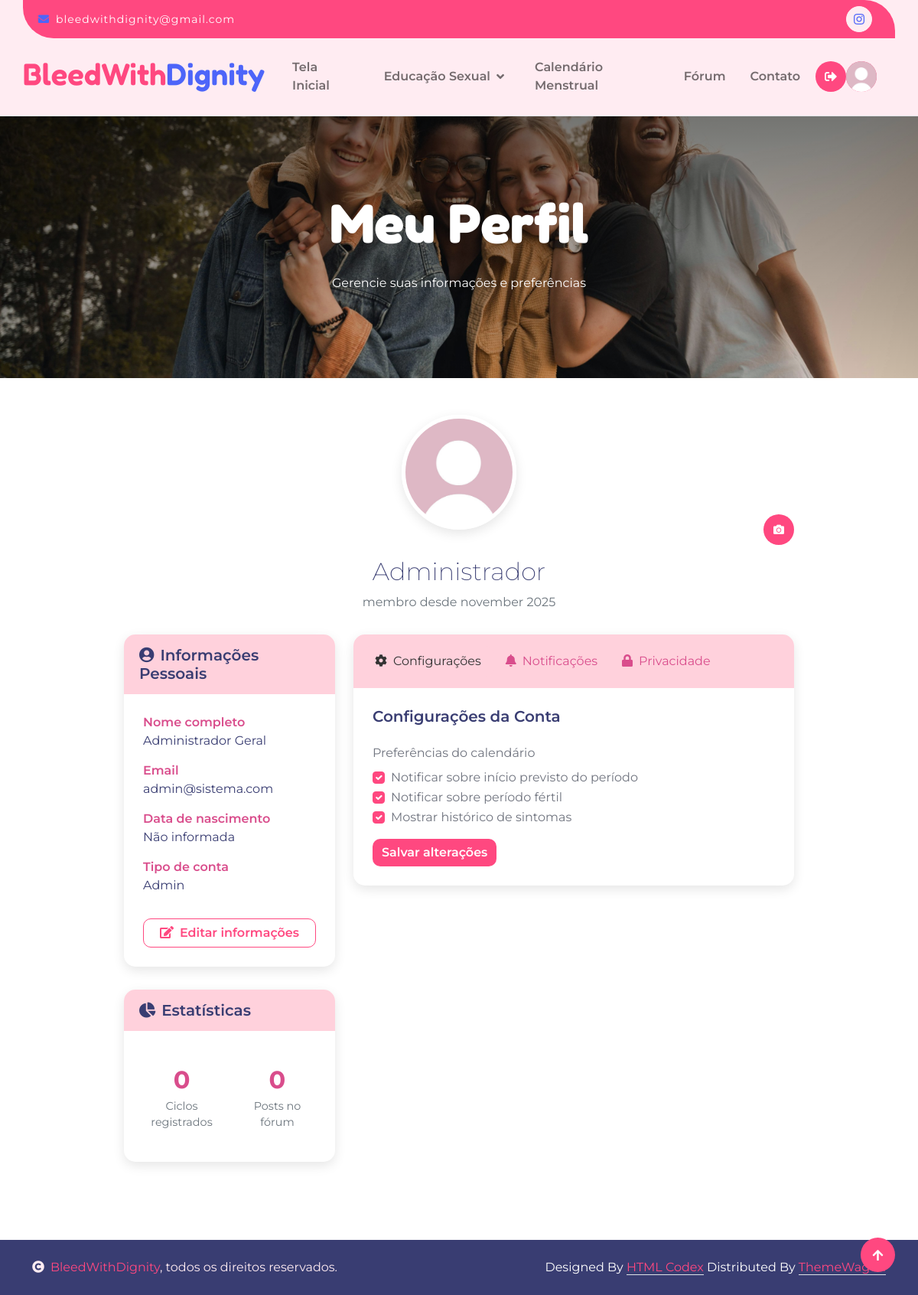
Page /logado/perfillogado.php (signed in) on the committed database.
### tables this page shows
CREATE TABLE `users` (
  `user_id` int NOT NULL,
  `nome` varchar(100) NOT NULL,
  `email` varchar(255) NOT NULL,
  `email_confirmado` tinyint(1) DEFAULT '0',
  `Data_Nascimento` date DEFAULT NULL,
  `senha` varchar(100) NOT NULL,
  `tipo` enum('admin','user') NOT NULL,
  `foto_perfil` varchar(255) DEFAULT NULL
);

### logado/perfillogado.php (the view, shortened to what this page needs)
<?php
include("../include/conexao.php");
$user_id = $_SESSION['user_id'];
$sql = "SELECT * FROM users WHERE user_id = ?";
$stmt = $mysqli->prepare($sql);
$stmt->bind_param("i", $user_id);
$stmt->execute();
$result = $stmt->get_result();
$user = $result->fetch_assoc();
$foto_perfil = isset($user['foto_perfil']) && !empty($user['foto_perfil']) ? '../' . $user['foto_perfil'] : '../img/image.png';
$nome_completo = $user['nome'];
$email = $user['email'];
if (isset($user['Data_Nascimento']) && !empty($user['Data_Nascimento'])) {
    $data_nascimento = date('d/m/Y', strtotime($user['Data_Nascimento']));
} else {
    $data_nascimento = 'Não informada';
}
if (isset($user['data_cadastro']) && !empty($user['data_cadastro'])) {
    $data_cadastro = date('F Y', strtotime($user['data_cadastro']));
} else {
    $data_cadastro = date('F Y');
}
$sql_ciclos = "SELECT COUNT(*) as total FROM calendario_menstrual WHERE user_id = ?";
$stmt_ciclos = $mysqli->prepare($sql_ciclos);
$stmt_ciclos->bind_param("i", $user_id);
$stmt_ciclos->execute();
$result_ciclos = $stmt_ciclos->get_result();
$total_ciclos = $result_ciclos->fetch_assoc()['total'] ?? 0;
$sql_posts = "SELECT COUNT(*) as total FROM forum_posts WHERE autor_id = ?";
$stmt_posts = $mysqli->prepare($sql_posts);
$stmt_posts->bind_param("i", $user_id);
$stmt_posts->execute();
$result_posts = $stmt_posts->get_result();
$total_posts = $result_posts->fetch_assoc()['total'] ?? 0;
?>
<!DOCTYPE html>
<html lang="pt-br">
<head>
 <?php
   require("../include/referenciashead.php");
   ?>
</head>
<body>
     <?php
       require("../include/navbarlogado.php");
             require("../include/botoesperfilpesquisa.php");
        ?>
                </div>
            </nav>
        </div>
    </div>
    <div class="container-fluid page-header py-5 wow fadeIn" data-wow-delay="0.1s">
        <div class="container text-center py-5">
            <h1 class="display-2 text-white mb-4">Meu Perfil</h1>
            <p class="text-white">Gerencie suas informações e preferências</p>
        </div>
    </div>
    <div class="container-fluid py-5">
        <div class="container profile-container">
            <div class="profile-header wow fadeIn" data-wow-delay="0.1s">
<div class="avatar-container position-relative">
                    <img src="<?php echo $foto_perfil; ?>" alt="Avatar" class="profile-avatar" id="profileAvatar">
                    <button type="button" class="btn btn-primary btn-sm position-absolute bottom-0 end-0 rounded-circle"
                            style="width: 40px; height: 40px;" data-bs-toggle="modal" data-bs-target="#uploadPhotoModal">
                        <i class="fas fa-camera"></i>
                    </button>
                </div>
                <h2 class="text-dark mt-3"><?php echo htmlspecialchars(explode(' ', $nome_completo)[0]); ?></h2>
                <p class="text-muted">membro desde <?php echo strtolower($data_cadastro); ?></p>
            </div>
            <div class="row">
                <div class="col-md-4 mb-4">
                    <div class="profile-card wow fadeIn" data-wow-delay="0.2s">
                        <div class="profile-card-header">
                            <h5 class="mb-0"><i class="fas fa-user-circle me-2"></i>Informações Pessoais</h5>
                        </div>
                        <div class="profile-card-body">
                            <div class="profile-info-item">
                                <div class="profile-info-label">Nome completo</div>
<div class="text-dark"><?php echo htmlspecialchars($nome_completo); ?></div>                            </div>
                            <div class="profile-info-item">
                                <div class="profile-info-label">Email</div>
                               <div class="text-dark"><?php echo htmlspecialchars($email); ?></div>
                            </div>
                            <div class="profile-info-item">
                                <div class="profile-info-label">Data de nascimento</div>
                                <div class="text-dark"><?php echo $data_nascimento; ?></div>
                            </div>
                            <div class="profile-info-item">
                                <div class="profile-info-label">Tipo de conta</div>
                                                                <div class="text-dark"><?php echo ucfirst($user['tipo']); ?></div>
                            </div>
                            <button class="btn btn-outline-primary w-100 mt-3" data-bs-toggle="modal" data-bs-target="#editProfileModal">
                                <i class="fas fa-edit me-2"></i>Editar informações
                            </button>
                        </div>
                    </div>
                    <div class="profile-card wow fadeIn" data-wow-delay="0.3s">
                        <div class="profile-card-header">
                            <h5 class="mb-0"><i class="fas fa-chart-pie me-2"></i>Estatísticas</h5>
                        </div>
                        <div class="profile-card-body">
                            <div class="row text-center">
                                <div class="col-6 stats-item">
                                    <div class="stats-number"><?php echo $total_ciclos; ?></div>
                                    <div class="stats-label">Ciclos registrados</div>
                                </div>
                                <div class="col-6 stats-item">
                                    <div class="stats-number"><?php echo $total_posts; ?></div>
                                    <div class="stats-label">Posts no fórum</div>
                                </div>
                            </div>
                        </div>
                    </div>
                </div>
                <div class="col-md-8 mb-4">
                    <div class="profile-card wow fadeIn" data-wow-delay="0.2s">
                        <div class="profile-card-header">
                            <ul class="nav nav-pills card-header-pills">
                                <li class="nav-item">
                                    <a class="nav-link active" href="#configuracoes" data-bs-toggle="tab"><i class="fas fa-cog me-2"></i>Configurações</a>
                                </li>
                                <li class="nav-item">
                                    <a class="nav-link" href="#notificacoes" data-bs-toggle="tab"><i class="fas fa-bell me-2"></i>Notificações</a>
                                </li>
                                <li class="nav-item">
                                    <a class="nav-link" href="#privacidade" data-bs-toggle="tab"><i class="fas fa-lock me-2"></i>Privacidade</a>
                                </li>
                            </ul>
                        </div>
                        <div class="profile-card-body">
                            <div class="tab-content">
                                <div class="tab-pane fade show active" id="configuracoes">
                                    <h5 class="mb-4">Configurações da Conta</h5>
                                    <div class="mb-3">
                                        <label class="form-label">Preferências do calendário</label>
                                        <div class="form-check">
                                            <input class="form-check-input" type="checkbox" id="notifyPeriod" checked>
                                            <label class="form-check-label" for="notifyPeriod">Notificar sobre início previsto do período</label>
                                        </div>
                                        <div class="form-check">
                                            <input class="form-check-input" type="checkbox" id="notifyOvulation" checked>
                                            <label class="form-check-label" for="notifyOvulation">Notificar sobre período fértil</label>
                                        </div>
                                        <div class="form-check">
                                            <input class="form-check-input" type="checkbox" id="showSymptoms" checked>
                                            <label class="form-check-label" for="showSymptoms">Mostrar histórico de sintomas</label>
                                        </div>
                                    </div>
                                    <button class="btn btn-primary">Salvar alterações</button>
                                </div>
                            </div>
                        </div>
                    </div>
                </div>
            </div>
        </div>
    </div>
      <?php
      require("../include/copyright.php");
 require("../include/bibliotecajava.php");
   ?>
</body>
</html>

### css/style.css (style rules this page uses)
h1, h2, h3, .h1, .h2, .h3 { font-weight: 200; font-family: 'Montserrat', sans-serif; }
h4, h5, h6, .h4, .h5, .h6 { font-weight: 600; font-family: 'Montserrat', sans-serif; }
.display-1, .display-2, .display-3, .display-4, .display-5, .display-6 { font-weight: 700; font-family: 'Fredoka', sans-serif; }
.wow, .animated { animation-duration: 2s !important; }
.btn { font-weight: 600; transition: .5s; }
.btn.btn-primary { border: 0; color: var(--bs-white); }
.hero-header, .page-header { background: linear-gradient(rgba(0, 0, 0, 0.5), rgba(0, 0, 0, 0.05)), url(../img/fotos.jpg); background-position: center center; background-repeat: no-repeat; background-size: cover; }
.profile-container { max-width: 900px; margin: 0 auto; }
.profile-header { text-align: center; margin-bottom: 30px; }
.profile-avatar { width: 150px; height: 150px; border-radius: 50%; object-fit: cover; border: 5px solid #fff; box-shadow: 0 5px 15px rgba(0,0,0,0.1); margin-bottom: 20px; }
.profile-card { border-radius: 15px; box-shadow: 0 5px 15px rgba(0,0,0,0.1); margin-bottom: 30px; border: none; }
.profile-card-header { background-color: #FFD1DC; color: #333; border-radius: 15px 15px 0 0 !important; padding: 15px 20px; }
.profile-card-body { padding: 25px; }
.profile-info-item { margin-bottom: 15px; }
.profile-info-label { font-weight: 600; color: #D94D8C; }
.nav-pills .nav-link.active { background-color: #FFD1DC; color: #333; }
.nav-pills .nav-link { color: #D94D8C; }
.stats-item { text-align: center; padding: 15px; }
.stats-number { font-size: 2rem; font-weight: 700; color: #D94D8C; }
.stats-label { color: #6c757d; font-size: 0.9rem; }

### rows in the picture
users: nome "Administrador", nome "Administrador Geral", email "admin@sistema.com", Data_Nascimento "Não informada", tipo "Admin"

### other values in the picture
$data_cadastro "november 2025"
$total_ciclos "0"
$total_posts "0"
